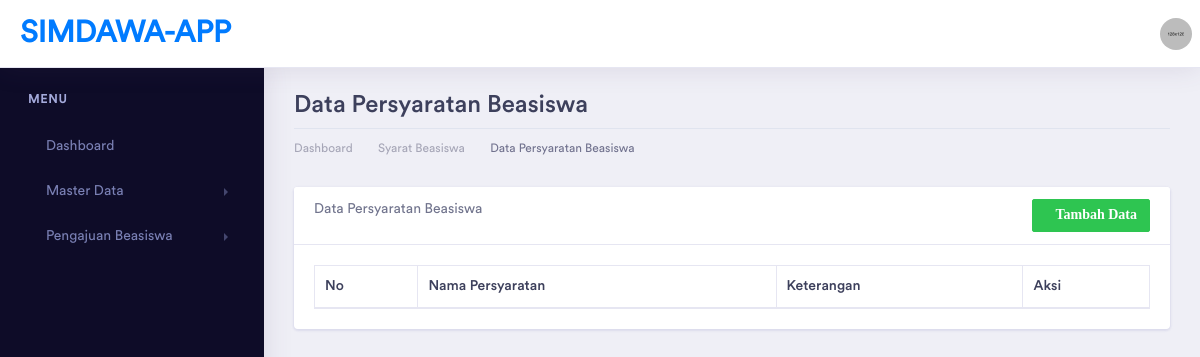
Before: /index.php/persyaratan with the older database file.
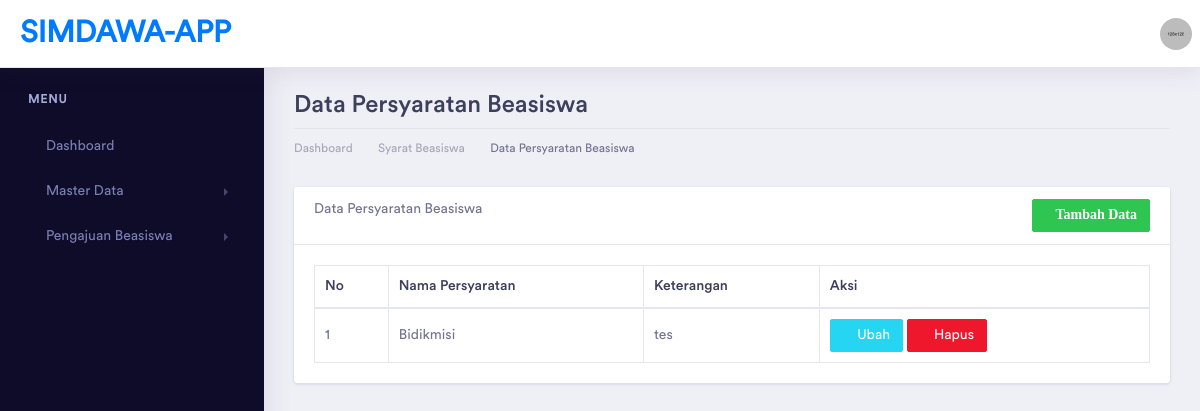
After: the same page with the newer database file.
### tables this page shows
CREATE TABLE `persyaratan` (
  `id` int(11) NOT NULL,
  `nama_persyaratan` varchar(100) DEFAULT NULL,
  `keterangan` varchar(100) DEFAULT NULL
);

### application/controllers/Persyaratan.php (called while the page is built, shortened)
<?php
class Persyaratan extends CI_Controller
{
    function __construct()
    {
        $this->load->model('PersyaratanModel');
    }
    public function index()
    {
        $data['title'] = "Dashboard | SIMDAWA-APP";
        $data['persyaratan'] = $this->PersyaratanModel->get_persyaratan();
        $this->load->view('template/header', $data);
        $this->load->view('template/sidebar');
        $this->load->view('persyaratan/persyaratan_read', $data);
        $this->load->view('template/footer');
    }
}

### index.php (called while the page is built, shortened)
<?php
require_once BASEPATH.'core/CodeIgniter.php';

### application/models/PersyaratanModel.php (called while the page is built, shortened)
<?php
class PersyaratanModel extends CI_Model
{
    private $tabel = "persyaratan";
    public function get_persyaratan()
    {
        return $this->db->get($this->tabel)->result();
    }
}

### application/views/persyaratan/persyaratan_read.php (the view, shortened to what this page needs)
<div class="dashboard-wrapper">
    <div class="container-fluid dashboard-content">
        <div class="row">
            <div class="col-xl-12 col-lg-12 col-md-12 col-sm-12 col-12">
                <div class="page-header">
                    <h2 class="pageheader-title">Data Persyaratan Beasiswa </h2>
                    <div class="page-breadcrumb">
                        <nav aria-label="breadcrumb">
                            <ol class="breadcrumb">
                                <li class="breadcrumb-item"><a href="<?= base_url('home') ?>" class="breadcrumb-link">Dashboard</a></li>
                                <li class="breadcrumb-item"><a href="<?= base_url('persyaratan') ?>" class="breadcrumb-link">Syarat Beasiswa</a></li>
                                <li class="breadcrumb-item active" aria-current="page">Data Persyaratan Beasiswa</li>
                            </ol>
                        </nav>
                    </div>
                </div>
            </div>
        </div>
        <div class="row">
            <div class="col-xl-12 col-lg-12 col-md-12 col-sm-12 col-12">
                <div class="card">
                    <div class="card-header">
                        Data Persyaratan Beasiswa
                        <a href="<?= base_url('persyaratan/tambah') ?>" class="btn btn-sm btn-success float-right">
                            <i class="fas fa-plus">Tambah Data</i></a>
                    </div>
                    <div class="card-body">
                        <table class="table table-bordered" id="mytabel">
                            <thead>
                                <tr>
                                    <th>No</th>
                                    <th>Nama Persyaratan</th>
                                    <th>Keterangan</th>
                                    <th>Aksi</th>
                                </tr>
                            </thead>
                            <tbody>
                                <?php $no = 1;
                                foreach ($persyaratan as $a) {
                                ?>
                                    <tr>
                                        <td><?= $no++ ?></td>
                                        <td><?= $a->nama_persyaratan ?></td>
                                        <td><?= $a->keterangan ?></td>
                                        <td>
                                            <a href="<?= base_url('persyaratan/ubah/' . $a->id) ?>" class="btn btn-sm btn-info"><i class="fas fa-edit"></i> Ubah</a>
                                            <a href="<?= base_url('persyaratan/hapus/' . $a->id) ?>" class="btn btn-sm btn-danger" onclick="return confirm('Ingin hapus data ini?')"><i class="fas fa-trash"></i> Hapus</a>
                                        </td>
                                    </tr>
                                <?php
                                }
                                ?>
                            </tbody>
                        </table>
                    </div>
                </div>
            </div>
        </div>
    </div>
</div>

Changed rows visible on the page:
added persyaratan: nama_persyaratan "Bidikmisi", keterangan "tes"
